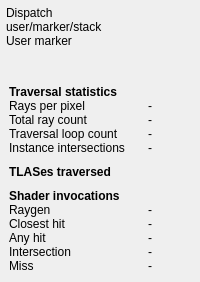
<?xml version="1.0" encoding="UTF-8"?>
<ui version="4.0">
 <class>DispatchPane</class>
 <widget class="QWidget" name="dispatch_pane_">
  <property name="sizePolicy">
   <sizepolicy hsizetype="Maximum" vsizetype="Fixed">
    <horstretch>0</horstretch>
    <verstretch>0</verstretch>
   </sizepolicy>
  </property>
  <layout class="QVBoxLayout" name="dispatch_pane_vertical_layout_">
   <property name="leftMargin">
    <number>6</number>
   </property>
   <property name="topMargin">
    <number>6</number>
   </property>
   <property name="rightMargin">
    <number>6</number>
   </property>
   <property name="bottomMargin">
    <number>6</number>
   </property>
   <property name="spacing">
    <number>0</number>
   </property>
   <item>
    <widget class="ScaledPushButton" name="dispatch_title_">
     <property name="sizePolicy">
      <sizepolicy hsizetype="Minimum" vsizetype="Fixed">
       <horstretch>0</horstretch>
       <verstretch>0</verstretch>
      </sizepolicy>
     </property>
     <property name="text">
      <string>Dispatch</string>
     </property>
    </widget>
   </item>
   <item>
    <widget class="ScaledLabel" name="user_marker_stack_">
     <property name="text">
      <string>user/marker/stack</string>
     </property>
    </widget>
   </item>
   <item>
    <widget class="ScaledLabel" name="user_marker_">
     <property name="text">
      <string>User marker</string>
     </property>
    </widget>
   </item>
   <item>
    <spacer name="loading_bar_spacer_">
     <property name="orientation">
      <enum>Qt::Vertical</enum>
     </property>
     <property name="sizeType">
      <enum>QSizePolicy::Fixed</enum>
     </property>
     <property name="sizeHint" stdset="0">
      <size>
       <width>20</width>
       <height>10</height>
      </size>
     </property>
    </spacer>
   </item>
   <item>
    <widget class="DispatchLoadingBar" name="loading_bar_">
    </widget>
   </item>
   <item>
    <spacer name="loading_bar_bottom_spacer_">
     <property name="orientation">
      <enum>Qt::Vertical</enum>
     </property>
     <property name="sizeType">
      <enum>QSizePolicy::Fixed</enum>
     </property>
     <property name="sizeHint" stdset="0">
      <size>
       <width>20</width>
       <height>10</height>
      </size>
     </property>
    </spacer>
   </item>
   <item>
    <widget class="ScaledLabel" name="error_label_">
     <property name="text">
      <string></string>
     </property>
    </widget>
   </item>
   <item>
    <widget class="QWidget" name="dispatch_region_">
     <layout class="QHBoxLayout" name="dispatch_layout_" stretch="5,5">
      <property name="leftMargin">
       <number>3</number>
      </property>
      <property name="topMargin">
       <number>3</number>
      </property>
      <property name="rightMargin">
       <number>3</number>
      </property>
      <property name="bottomMargin">
       <number>3</number>
      </property>
      <property name="spacing">
       <number>0</number>
      </property>
      <item>
       <layout class="QGridLayout" name="traversal_counts_layout_" columnstretch="3,2,1">
        <item row="0" column="0">
         <widget class="ScaledLabel" name="traversal_counts_label_">
          <property name="sizePolicy">
           <sizepolicy hsizetype="Minimum" vsizetype="Fixed">
            <horstretch>0</horstretch>
            <verstretch>0</verstretch>
           </sizepolicy>
          </property>
          <property name="alignment">
           <set>Qt::AlignTop</set>
          </property>
          <property name="text">
           <string>Traversal statistics</string>
          </property>
          <property name="font">
           <font>
            <bold>true</bold>
           </font>
          </property>
         </widget>
        </item>
        <item row="1" column="0">
         <widget class="ScaledLabel" name="rays_per_pixel_label_">
          <property name="text">
           <string>Rays per pixel</string>
          </property>
         </widget>
        </item>
        <item row="1" column="1">
         <widget class="ScaledLabel" name="rays_per_pixel_content_">
          <property name="text">
           <string>-</string>
          </property>
          <property name="alignment">
           <set>Qt::AlignRight|Qt::AlignTop</set>
          </property>
         </widget>
        </item>
        <item row="2" column="0">
         <widget class="ScaledLabel" name="ray_count_label_">
          <property name="text">
           <string>Total ray count</string>
          </property>
         </widget>
        </item>
        <item row="2" column="1">
         <widget class="ScaledLabel" name="ray_count_content_">
          <property name="text">
           <string>-</string>
          </property>
          <property name="alignment">
           <set>Qt::AlignRight|Qt::AlignTop</set>
          </property>
         </widget>
        </item>
        <item row="3" column="0">
         <widget class="ScaledLabel" name="loop_iteration_label_">
          <property name="text">
           <string>Traversal loop count</string>
          </property>
         </widget>
        </item>
        <item row="3" column="1">
         <widget class="ScaledLabel" name="loop_iteration_content_">
          <property name="text">
           <string>-</string>
          </property>
          <property name="alignment">
           <set>Qt::AlignRight|Qt::AlignTop</set>
          </property>
         </widget>
        </item>
        <item row="4" column="0">
         <widget class="ScaledLabel" name="instance_intersection_label_">
          <property name="text">
           <string>Instance intersections</string>
          </property>
         </widget>
        </item>
        <item row="4" column="1">
         <widget class="ScaledLabel" name="instance_intersection_content_">
          <property name="text">
           <string>-</string>
          </property>
          <property name="alignment">
           <set>Qt::AlignRight|Qt::AlignTop</set>
          </property>
         </widget>
        </item>
        <item row="5" column="0">
         <spacer name="traversal_counts_spacer_">
          <property name="orientation">
           <enum>Qt::Vertical</enum>
          </property>
          <property name="sizeType">
           <enum>QSizePolicy::Fixed</enum>
          </property>
          <property name="sizeHint" stdset="0">
           <size>
            <width>20</width>
            <height>10</height>
           </size>
          </property>
         </spacer>
        </item>
        <item row="6" column="0">
         <widget class="ScaledLabel" name="tlases_label_">
          <property name="sizePolicy">
           <sizepolicy hsizetype="Minimum" vsizetype="Fixed">
            <horstretch>0</horstretch>
            <verstretch>0</verstretch>
           </sizepolicy>
          </property>
          <property name="alignment">
           <set>Qt::AlignTop</set>
          </property>
          <property name="text">
           <string>TLASes traversed</string>
          </property>
          <property name="font">
           <font>
            <bold>true</bold>
           </font>
          </property>
         </widget>
        </item>
        <item row="7" column="0">
         <layout class="QHBoxLayout" name="tlases_horizontal_layout_">
         </layout>
        </item>
        <item row="8" column="0">
         <spacer name="tlases_spacer_">
          <property name="orientation">
           <enum>Qt::Vertical</enum>
          </property>
          <property name="sizeType">
           <enum>QSizePolicy::Fixed</enum>
          </property>
          <property name="sizeHint" stdset="0">
           <size>
            <width>20</width>
            <height>10</height>
           </size>
          </property>
         </spacer>
        </item>
        <item row="9" column="0">
         <widget class="ScaledLabel" name="shader_invocations_label_">
          <property name="sizePolicy">
           <sizepolicy hsizetype="Minimum" vsizetype="Fixed">
            <horstretch>0</horstretch>
            <verstretch>0</verstretch>
           </sizepolicy>
          </property>
          <property name="alignment">
           <set>Qt::AlignTop</set>
          </property>
          <property name="text">
           <string>Shader invocations</string>
          </property>
          <property name="font">
           <font>
            <bold>true</bold>
           </font>
          </property>
         </widget>
        </item>
        <item row="10" column="0">
         <widget class="ScaledLabel" name="raygen_label_">
          <property name="text">
           <string>Raygen</string>
          </property>
         </widget>
        </item>
        <item row="10" column="1">
         <widget class="ScaledLabel" name="raygen_content_">
          <property name="text">
           <string>-</string>
          </property>
          <property name="alignment">
           <set>Qt::AlignRight|Qt::AlignTop</set>
          </property>
         </widget>
        </item>
        <item row="10" column="2">
         <widget class="DispatchLegend" name="raygen_legend_">
         </widget>
        </item>
        <item row="11" column="0">
         <widget class="ScaledLabel" name="closest_hit_label_">
          <property name="text">
           <string>Closest hit</string>
          </property>
         </widget>
        </item>
        <item row="11" column="1">
         <widget class="ScaledLabel" name="closest_hit_content_">
          <property name="text">
           <string>-</string>
          </property>
          <property name="alignment">
           <set>Qt::AlignRight|Qt::AlignTop</set>
          </property>
         </widget>
        </item>
        <item row="11" column="2">
         <widget class="DispatchLegend" name="closest_hit_legend_">
         </widget>
        </item>
        <item row="12" column="0">
         <widget class="ScaledLabel" name="any_hit_label_">
          <property name="text">
           <string>Any hit</string>
          </property>
         </widget>
        </item>
        <item row="12" column="1">
         <widget class="ScaledLabel" name="any_hit_content_">
          <property name="text">
           <string>-</string>
          </property>
          <property name="alignment">
           <set>Qt::AlignRight|Qt::AlignTop</set>
          </property>
         </widget>
        </item>
        <item row="12" column="2">
         <widget class="DispatchLegend" name="any_hit_legend_">
         </widget>
        </item>
        <item row="13" column="0">
         <widget class="ScaledLabel" name="intersection_label_">
          <property name="text">
           <string>Intersection</string>
          </property>
         </widget>
        </item>
        <item row="13" column="1">
         <widget class="ScaledLabel" name="intersection_content_">
          <property name="text">
           <string>-</string>
          </property>
          <property name="alignment">
           <set>Qt::AlignRight|Qt::AlignTop</set>
          </property>
         </widget>
        </item>
        <item row="13" column="2">
         <widget class="DispatchLegend" name="intersection_legend_">
         </widget>
        </item>
        <item row="14" column="0">
         <widget class="ScaledLabel" name="miss_label_">
          <property name="text">
           <string>Miss</string>
          </property>
         </widget>
        </item>
        <item row="14" column="1">
         <widget class="ScaledLabel" name="miss_content_">
          <property name="text">
           <string>-</string>
          </property>
          <property name="alignment">
           <set>Qt::AlignRight|Qt::AlignTop</set>
          </property>
         </widget>
        </item>
        <item row="14" column="2">
         <widget class="DispatchLegend" name="miss_legend_">
         </widget>
        </item>
       </layout>
      </item>
      <item>
       <layout class="QVBoxLayout" name="donut_layout_">
        <property name="leftMargin">
         <number>6</number>
        </property>
        <property name="topMargin">
         <number>0</number>
        </property>
        <property name="rightMargin">
         <number>0</number>
        </property>
        <property name="bottomMargin">
         <number>0</number>
        </property>
        <property name="spacing">
         <number>0</number>
        </property>
        <item>
         <spacer name="donut_spacer_">
          <property name="orientation">
           <enum>Qt::Vertical</enum>
          </property>
          <property name="sizeType">
           <enum>QSizePolicy::Expanding</enum>
          </property>
          <property name="sizeHint" stdset="0">
           <size>
            <width>20</width>
            <height>10</height>
           </size>
          </property>
         </spacer>
        </item>
        <item>
         <widget class="DonutPieWidget" name="donut_">
          <property name="sizePolicy">
           <sizepolicy hsizetype="Fixed" vsizetype="Fixed">
            <horstretch>0</horstretch>
            <verstretch>0</verstretch>
           </sizepolicy>
          </property>
         </widget>
        </item>
       </layout>
      </item>
     </layout>
    </widget>
   </item>
  </layout>
 </widget>
 <customwidgets>
  <customwidget>
   <class>ScaledLabel</class>
   <extends>QLabel</extends>
   <header>qt_common/custom_widgets/scaled_label.h</header>
  </customwidget>
  <customwidget>
   <class>ScaledPushButton</class>
   <extends>QLabel</extends>
   <header>qt_common/custom_widgets/scaled_push_button.h</header>
  </customwidget>
  <customwidget>
   <class>DispatchLegend</class>
   <extends>QWidget</extends>
   <header>views/custom_widgets/dispatch_legend.h</header>
  </customwidget>
  <customwidget>
   <class>DonutPieWidget</class>
   <extends>QWidget</extends>
   <header>qt_common/custom_widgets/donut_pie_widget.h</header>
  </customwidget>
  <customwidget>
   <class>DispatchLoadingBar</class>
   <extends>QWidget</extends>
   <header>views/custom_widgets/dispatch_loading_bar.h</header>
  </customwidget>
 </customwidgets>
 <resources>
  <include location="resources.qrc"/>
 </resources>
 <connections/>
</ui>
